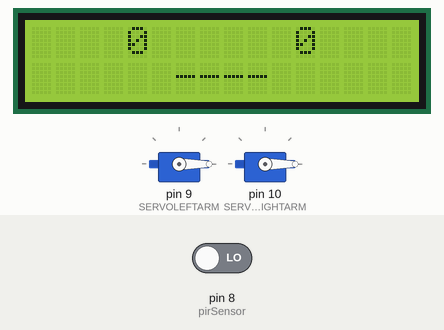
This sketch was run on a simulated Arduino Uno, built with avr-gcc and run on an emulated ATmega328P. Shown: 2 × servo, 16×2 character LCD. Inputs (shaded band) come from the test bench; at power-on: pin 8 (pirSensor) LOW. What the sketch prints to the serial monitor is not drawn.

Above: at 1.2 s.
1.3 s: pin 8 (pirSensor) driven HIGH
At 2.4 s:
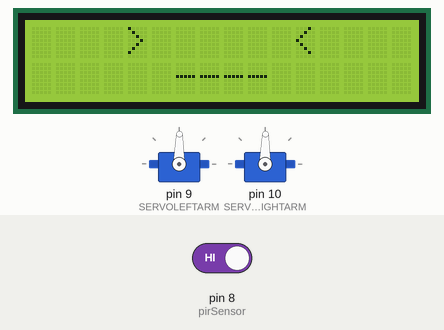
At 3.9 s:
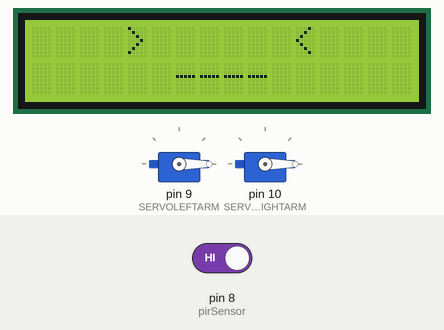
5.4 s: pin 8 (pirSensor) driven LOW
At 7.2 s:
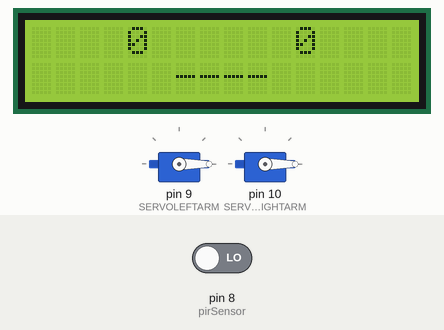
Timing chart, 0 to 8.7 s (numbered marks = the images above; inputs shaded):
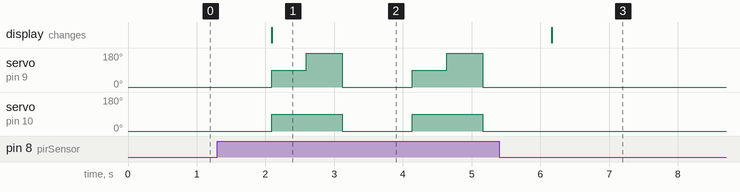

Measured:
- after the input at 1.3 s, servo on pin 9 (SERVOLEFTARM): 0° → 89° after 0.79 s, → 179° 0.51 s later, → 0° 0.52 s later, → 89° 1.0 s later, … (6 changes in this stretch); servo on pin 10 (SERVORIGHTARM): alternates 89° for 1.0 s and 0° for 1.0 s, starting after 0.79 s; the display: changes after 0.79 s (image 1)
- after the input at 5.4 s, servo on pin 9 (SERVOLEFTARM), servo on pin 10 (SERVORIGHTARM): stops changing and stays 0°; the display: changes after 0.76 s (image 3)

The sketch:

mascote.ino
```cpp
/*
PROJETO FINAL - MASCOTE

INTEGRANTES:
- Enrico Araujo
- Julia Romao
- Nicole Castro
- Rodrigo Grande

*/

// Servo Motor
#include <Servo.h>

// Biblioteca do LCD 16x2
#include <LiquidCrystal.h>

// <SERVO>
#define SERVOLEFTARM 9 // Porta Digital 9
#define SERVORIGHTARM 10 // Porta Digital 10

Servo leftArm; // Variável Servo
Servo rightArm; // Variável Servo

int positionLeftArm; // Posição Servo
int positionRightArm; // Posição Servo
// </SERVO>

// LCD
// Inicializa a biblioteca com os pinos da interface LCD
LiquidCrystal lcd(12, 11, 5, 4, 3, 2);

// PIR
int pirSensor = 8; // Pino Sensor de Presença
int active = 1;
int inactive = 0;

void setup () {
  // <SERVO>
  leftArm.attach(SERVOLEFTARM); //Víncula a váriavel com a porta analógica
  rightArm.attach(SERVORIGHTARM);
  Serial.begin(9600);
  leftArm.write(0); // Inicia motor posição zero
  rightArm.write(0); // Inicia motor posição zero
  // </SERVO>

  // <PIR>
  //pinMode(pinoLed, OUTPUT); // Define o pino como saída
  pinMode(pirSensor, INPUT); //Define o pino como entrada
  // </PIR>

  // <LCD>
  // Configura as linhas e colunas do LCD
  lcd.begin(16, 2);
  // Escreve na tela do LCD
}

void loop(){
  // <PIR>
  if(digitalRead(pirSensor) == HIGH){ //Se a leitura for igual a HIGH
    // DANÇANDO
    lcd.setCursor(0,0);
    lcd.print("    >      <   ");
    lcd.setCursor(0,1);
    lcd.print("      ----     ");
    //</LCD>

    // <SERVO>
    // <LEFT ARM>
    for(positionLeftArm = 0; positionLeftArm < 90; positionLeftArm++) {
      leftArm.write(positionLeftArm);
    }
    // </LEFT ARM>

    // <RIGHT ARM>
    for(positionRightArm = 0; positionRightArm < 90; positionRightArm++) {
      rightArm.write(positionRightArm);
    }
    // </RIGHT ARM>

    delay(500);

    // <LEFT ARM>
    for(positionLeftArm = 90; positionLeftArm < 180; positionLeftArm++) {
      leftArm.write(positionLeftArm);
    }
    // </LEFT ARM>

     delay(500);

    // <LEFT ARM>
    for(positionLeftArm = 180; positionLeftArm >= 0; positionLeftArm--) {
      leftArm.write(positionLeftArm);
    }
    // </LEFT ARM>

    // <RIGHT ARM>
    for(positionRightArm = 90; positionRightArm >= 0; positionRightArm--) {
      rightArm.write(positionRightArm);
    }
    // </RIGHT ARM>
    // </SERVO>
    Serial.println(active);
  }else{
    // PARADO
    lcd.setCursor(0,0);
    lcd.print("    0      0   ");
    lcd.setCursor(0,1);
    lcd.print("      ----     ");
    // PARADO

    Serial.println(inactive);
  }
  // </PIR>
  delay(1000);
}

/*
DOCUMENTAÇÃO
Portas Utilizando:
02 => LCD
03 => LCD
04 => LCD
05 => LCD
08 => PIR
09 =>  SERVO
10 => SERVO
11 => LCD
12 => LCD

Portas Livres: 06 - 07 - 13

Fios:
Vermelho: 5V
Marrom: GND
Laranja: Portas
Roxo: Potenciometro
Azul: Servo Right Arm
Verde: Servo Left Arm
Amarelo: Pir Sensor
*/
```
